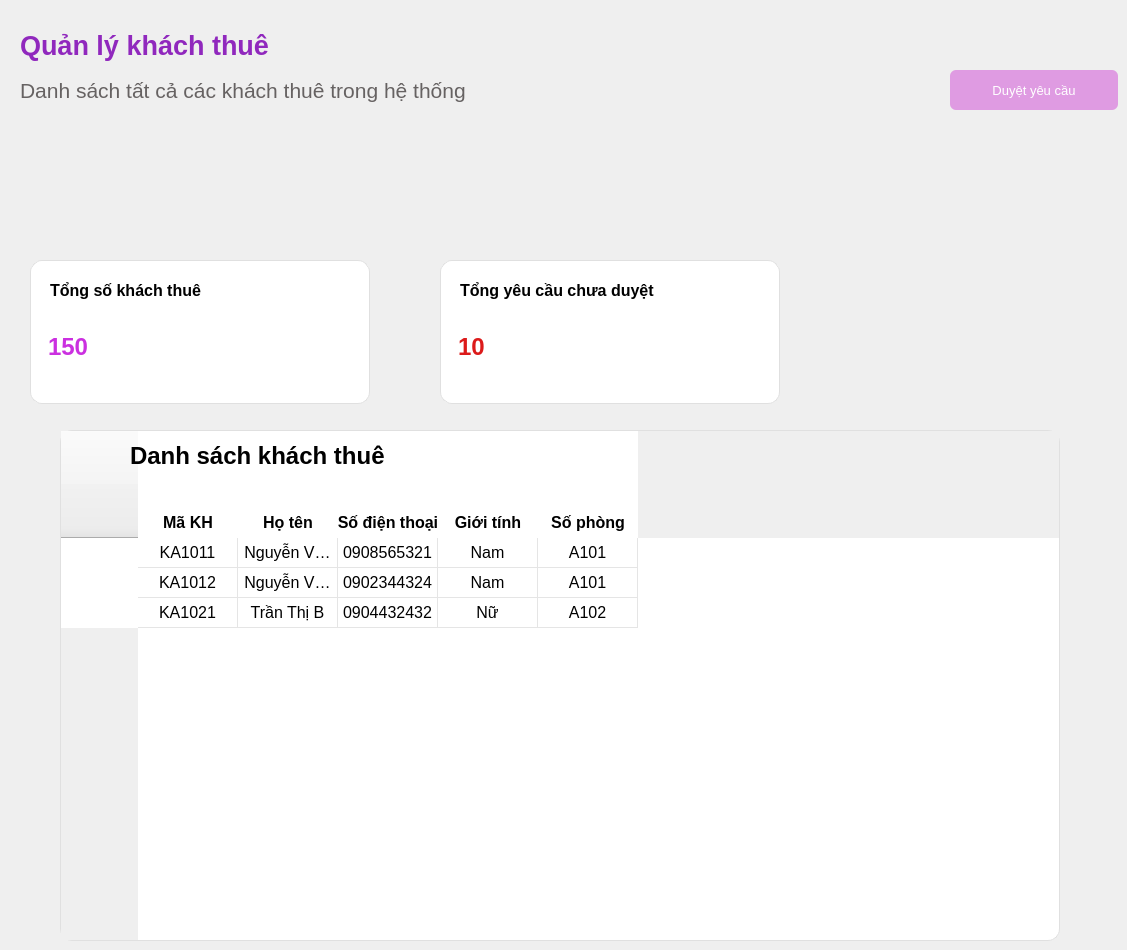
    <widget class="QWidget" name="page_3">
     <widget class="QLineEdit" name="lne_sumCustomer">
      <property name="geometry">
       <rect>
        <x>30</x>
        <y>260</y>
        <width>340</width>
        <height>144</height>
       </rect>
      </property>
      <property name="font">
       <font>
        <family>Arial</family>
        <pointsize>18</pointsize>
        <weight>75</weight>
        <bold>true</bold>
       </font>
      </property>
      <property name="styleSheet">
       <string notr="true">QLineEdit{
border:1px solid #e0e0e0;
border-radius:12px;
padding-top:30px;
padding-left:15px;
color:#CB30E0; 
}</string>
      </property>
      <property name="text">
       <string>150</string>
      </property>
     </widget>
     <widget class="QLabel" name="label_16">
      <property name="geometry">
       <rect>
        <x>50</x>
        <y>270</y>
        <width>241</width>
        <height>41</height>
       </rect>
      </property>
      <property name="font">
       <font>
        <family>Arial</family>
        <pointsize>12</pointsize>
        <weight>75</weight>
        <bold>true</bold>
       </font>
      </property>
      <property name="text">
       <string>Tổng số khách thuê</string>
      </property>
     </widget>
     <widget class="QLabel" name="label_18">
      <property name="geometry">
       <rect>
        <x>20</x>
        <y>30</y>
        <width>481</width>
        <height>91</height>
       </rect>
      </property>
      <property name="font">
       <font>
        <family>Arial</family>
        <pointsize>20</pointsize>
        <weight>75</weight>
        <bold>true</bold>
       </font>
      </property>
      <property name="text">
       <string>&lt;html&gt;&lt;head/&gt;&lt;body&gt;&lt;p&gt;&lt;span style=&quot; color:#9028bd;&quot;&gt;Quản lý khách thuê&lt;/span&gt;&lt;/p&gt;&lt;p&gt;&lt;span style=&quot; font-size:16pt; font-weight:400; color:#666262;&quot;&gt;Danh sách tất cả các khách thuê trong hệ thống&lt;/span&gt;&lt;br/&gt;&lt;/p&gt;&lt;/body&gt;&lt;/html&gt;</string>
      </property>
     </widget>
     <widget class="QLineEdit" name="lne_requestCustomer">
      <property name="geometry">
       <rect>
        <x>440</x>
        <y>260</y>
        <width>340</width>
        <height>144</height>
       </rect>
      </property>
      <property name="font">
       <font>
        <family>Arial</family>
        <pointsize>18</pointsize>
        <weight>75</weight>
        <bold>true</bold>
       </font>
      </property>
      <property name="styleSheet">
       <string notr="true">QLineEdit{
border:1px solid #e0e0e0;
border-radius:12px;
padding-top:30px;
padding-left:15px;
color:#DC1B1B; 
}</string>
      </property>
      <property name="text">
       <string>10</string>
      </property>
     </widget>
     <widget class="QLabel" name="label_21">
      <property name="geometry">
       <rect>
        <x>460</x>
        <y>270</y>
        <width>241</width>
        <height>41</height>
       </rect>
      </property>
      <property name="font">
       <font>
        <family>Arial</family>
        <pointsize>12</pointsize>
        <weight>75</weight>
        <bold>true</bold>
       </font>
      </property>
      <property name="text">
       <string>Tổng yêu cầu chưa duyệt</string>
      </property>
     </widget>
     <widget class="QTableWidget" name="tableWidget_Customer">
      <property name="geometry">
       <rect>
        <x>60</x>
        <y>430</y>
        <width>1000</width>
        <height>511</height>
       </rect>
      </property>
      <property name="styleSheet">
       <string notr="true">QTableWidget{
    background:white;
	border:1px solid #e0e0e0;
	border-radius:12px;
    gridline-color:#e5e5e5;
}

QHeaderView::section{
    background:white;
    border:none;
    font-weight:bold;
	font-size:16px;
    qproperty-alignment: AlignCenter;
    padding-top:75px;
}

QTableWidget::item{
    padding:8px;
}</string>
      </property>
      <row>
       <property name="text">
        <string>1</string>
       </property>
      </row>
      <row>
       <property name="text">
        <string>New Row</string>
       </property>
      </row>
      <row>
       <property name="text">
        <string>New Row</string>
       </property>
      </row>
      <column>
       <property name="text">
        <string>Mã KH</string>
       </property>
       <property name="font">
        <font>
         <family>Arial</family>
         <pointsize>18</pointsize>
         <weight>75</weight>
         <bold>true</bold>
        </font>
       </property>
      </column>
      <column>
       <property name="text">
        <string>Họ tên</string>
       </property>
       <property name="font">
        <font>
         <family>Arial</family>
         <pointsize>18</pointsize>
         <weight>75</weight>
         <bold>true</bold>
        </font>
       </property>
      </column>
      <column>
       <property name="text">
        <string>Số điện thoại</string>
       </property>
       <property name="font">
        <font>
         <family>Arial</family>
         <pointsize>18</pointsize>
         <weight>75</weight>
         <bold>true</bold>
        </font>
       </property>
      </column>
      <column>
       <property name="text">
        <string>Giới tính</string>
       </property>
       <property name="font">
        <font>
         <family>Arial</family>
         <pointsize>18</pointsize>
         <weight>75</weight>
         <bold>true</bold>
        </font>
       </property>
      </column>
      <column>
       <property name="text">
        <string>Số phòng</string>
       </property>
       <property name="font">
        <font>
         <family>Arial</family>
         <pointsize>18</pointsize>
         <weight>75</weight>
         <bold>true</bold>
        </font>
       </property>
      </column>
      <item row="0" column="0">
       <property name="text">
        <string>KA1011</string>
       </property>
       <property name="font">
        <font>
         <family>Arial</family>
         <pointsize>12</pointsize>
        </font>
       </property>
       <property name="textAlignment">
        <set>AlignCenter</set>
       </property>
      </item>
      <item row="0" column="1">
       <property name="text">
        <string>Nguyễn Văn A</string>
       </property>
       <property name="font">
        <font>
         <family>Arial</family>
         <pointsize>12</pointsize>
        </font>
       </property>
       <property name="textAlignment">
        <set>AlignCenter</set>
       </property>
      </item>
      <item row="0" column="2">
       <property name="text">
        <string>0908565321</string>
       </property>
       <property name="font">
        <font>
         <family>Arial</family>
         <pointsize>12</pointsize>
        </font>
       </property>
       <property name="textAlignment">
        <set>AlignCenter</set>
       </property>
      </item>
      <item row="0" column="3">
       <property name="text">
        <string>Nam</string>
       </property>
       <property name="font">
        <font>
         <family>Arial</family>
         <pointsize>12</pointsize>
        </font>
       </property>
       <property name="textAlignment">
        <set>AlignCenter</set>
       </property>
      </item>
      <item row="0" column="4">
       <property name="text">
        <string>A101</string>
       </property>
       <property name="font">
        <font>
         <family>Arial</family>
         <pointsize>12</pointsize>
        </font>
       </property>
       <property name="textAlignment">
        <set>AlignCenter</set>
       </property>
      </item>
      <item row="1" column="0">
       <property name="text">
        <string>KA1012</string>
       </property>
       <property name="font">
        <font>
         <family>Arial</family>
         <pointsize>12</pointsize>
        </font>
       </property>
       <property name="textAlignment">
        <set>AlignCenter</set>
       </property>
       <property name="foreground">
        <brush brushstyle="NoBrush">
         <color alpha="255">
          <red>3</red>
          <green>0</green>
          <blue>0</blue>
         </color>
        </brush>
       </property>
      </item>
      <item row="1" column="1">
       <property name="text">
        <string>Nguyễn Văn B</string>
       </property>
       <property name="font">
        <font>
         <family>Arial</family>
         <pointsize>12</pointsize>
        </font>
       </property>
       <property name="textAlignment">
        <set>AlignCenter</set>
       </property>
      </item>
      <item row="1" column="2">
       <property name="text">
        <string>0902344324</string>
       </property>
       <property name="font">
        <font>
         <family>Arial</family>
         <pointsize>12</pointsize>
        </font>
       </property>
       <property name="textAlignment">
        <set>AlignCenter</set>
       </property>
      </item>
      <item row="1" column="3">
       <property name="text">
        <string>Nam</string>
       </property>
       <property name="font">
        <font>
         <family>Arial</family>
         <pointsize>12</pointsize>
        </font>
       </property>
       <property name="textAlignment">
        <set>AlignCenter</set>
       </property>
      </item>
      <item row="1" column="4">
       <property name="text">
        <string>A101</string>
       </property>
       <property name="font">
        <font>
         <family>Arial</family>
         <pointsize>12</pointsize>
        </font>
       </property>
       <property name="textAlignment">
        <set>AlignCenter</set>
       </property>
      </item>
      <item row="2" column="0">
       <property name="text">
        <string>KA1021</string>
       </property>
       <property name="font">
        <font>
         <family>Arial</family>
         <pointsize>12</pointsize>
        </font>
       </property>
       <property name="textAlignment">
        <set>AlignCenter</set>
       </property>
      </item>
      <item row="2" column="1">
       <property name="text">
        <string>Trần Thị B</string>
       </property>
       <property name="font">
        <font>
         <family>Arial</family>
         <pointsize>12</pointsize>
        </font>
       </property>
       <property name="textAlignment">
        <set>AlignCenter</set>
       </property>
      </item>
      <item row="2" column="2">
       <property name="text">
        <string>0904432432</string>
       </property>
       <property name="font">
        <font>
         <family>Arial</family>
         <pointsize>12</pointsize>
        </font>
       </property>
       <property name="textAlignment">
        <set>AlignCenter</set>
       </property>
      </item>
      <item row="2" column="3">
       <property name="text">
        <string>Nữ</string>
       </property>
       <property name="font">
        <font>
         <family>Arial</family>
         <pointsize>12</pointsize>
        </font>
       </property>
       <property name="textAlignment">
        <set>AlignCenter</set>
       </property>
      </item>
      <item row="2" column="4">
       <property name="text">
        <string>A102</string>
       </property>
       <property name="font">
        <font>
         <family>Arial</family>
         <pointsize>12</pointsize>
        </font>
       </property>
       <property name="textAlignment">
        <set>AlignCenter</set>
       </property>
      </item>
     </widget>
     <widget class="QLabel" name="label_19">
      <property name="geometry">
       <rect>
        <x>130</x>
        <y>440</y>
        <width>381</width>
        <height>31</height>
       </rect>
      </property>
      <property name="font">
       <font>
        <family>Arial</family>
        <pointsize>18</pointsize>
        <weight>75</weight>
        <bold>true</bold>
       </font>
      </property>
      <property name="text">
       <string>Danh sách khách thuê</string>
      </property>
     </widget>
     <widget class="QPushButton" name="pb_cus_duyetRequest">
      <property name="geometry">
       <rect>
        <x>950</x>
        <y>70</y>
        <width>168</width>
        <height>40</height>
       </rect>
      </property>
      <property name="font">
       <font>
        <family>Arial</family>
        <pointsize>10</pointsize>
       </font>
      </property>
      <property name="styleSheet">
       <string notr="true">QPushButton {
    border: none;
    padding: 10px 15px;
    color: white;
	background-color: #DF9BE2;
 	border-radius: 6px
}
</string>
      </property>
      <property name="text">
       <string>Duyệt yêu cầu</string>
      </property>
     </widget>
    </widget>
